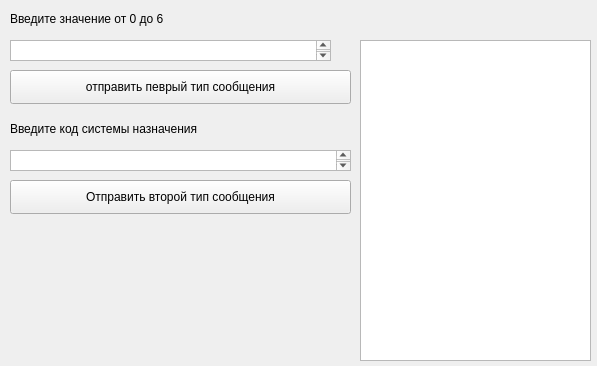
<?xml version="1.0" encoding="UTF-8"?>
<ui version="4.0">
 <class>tenzometria</class>
 <widget class="QWidget" name="tenzometria">
  <property name="geometry">
   <rect>
    <x>0</x>
    <y>0</y>
    <width>597</width>
    <height>366</height>
   </rect>
  </property>
  <property name="windowTitle">
   <string>Form</string>
  </property>
  <widget class="QTextEdit" name="textEdit_2">
   <property name="geometry">
    <rect>
     <x>10</x>
     <y>150</y>
     <width>341</width>
     <height>21</height>
    </rect>
   </property>
  </widget>
  <widget class="QPushButton" name="pushButton">
   <property name="geometry">
    <rect>
     <x>10</x>
     <y>70</y>
     <width>341</width>
     <height>34</height>
    </rect>
   </property>
   <property name="text">
    <string>отправить певрый тип сообщения</string>
   </property>
  </widget>
  <widget class="QPushButton" name="pushButton_2">
   <property name="geometry">
    <rect>
     <x>10</x>
     <y>180</y>
     <width>341</width>
     <height>34</height>
    </rect>
   </property>
   <property name="text">
    <string>Отправить второй тип сообщения</string>
   </property>
  </widget>
  <widget class="QTextEdit" name="textEdit">
   <property name="geometry">
    <rect>
     <x>10</x>
     <y>40</y>
     <width>321</width>
     <height>21</height>
    </rect>
   </property>
  </widget>
  <widget class="QLabel" name="label_2">
   <property name="geometry">
    <rect>
     <x>10</x>
     <y>120</y>
     <width>331</width>
     <height>18</height>
    </rect>
   </property>
   <property name="text">
    <string>Введите код системы назначения</string>
   </property>
  </widget>
  <widget class="QTextEdit" name="textEdit_3">
   <property name="geometry">
    <rect>
     <x>360</x>
     <y>40</y>
     <width>231</width>
     <height>321</height>
    </rect>
   </property>
  </widget>
  <widget class="QLabel" name="label">
   <property name="geometry">
    <rect>
     <x>10</x>
     <y>10</y>
     <width>381</width>
     <height>18</height>
    </rect>
   </property>
   <property name="text">
    <string>Введите значение от 0 до 6</string>
   </property>
  </widget>
 </widget>
 <resources/>
 <connections/>
</ui>
